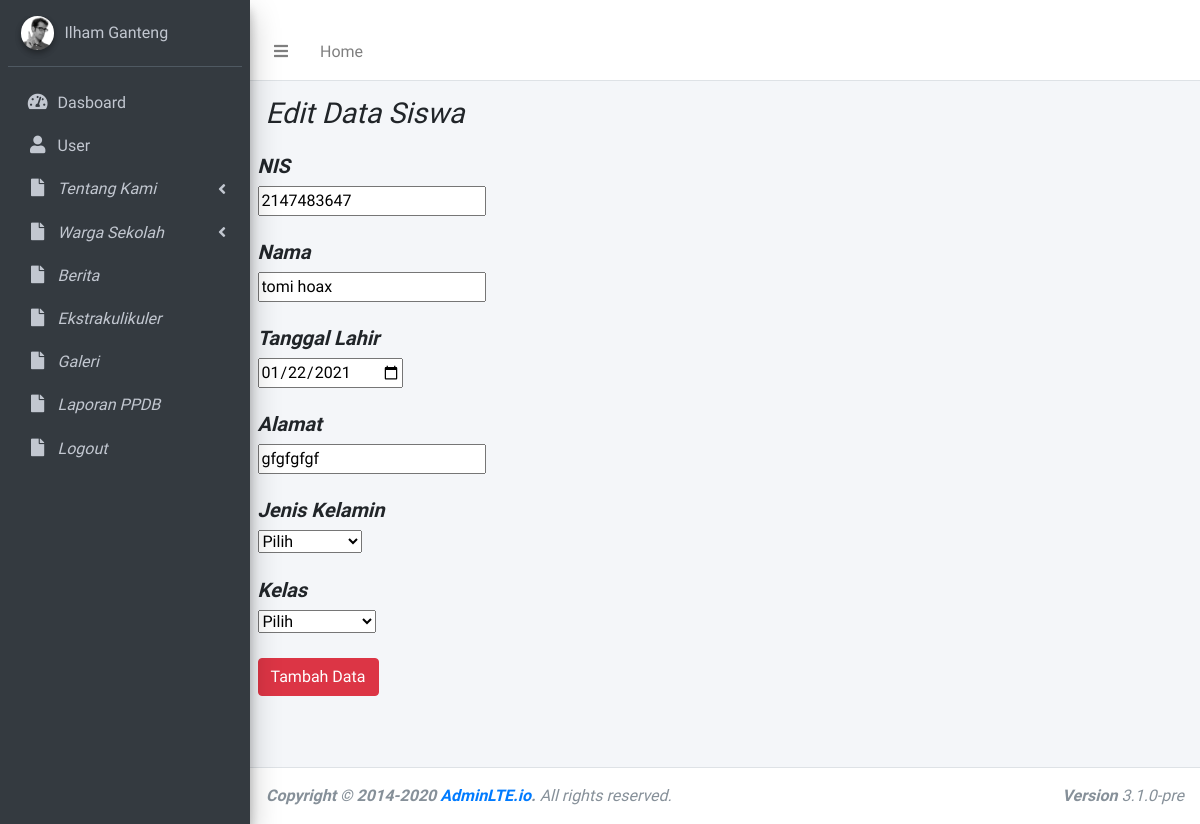
/Data/edit_datasiswa/17, run on the app's committed database.
### tables this page shows
CREATE TABLE `tb_siswa` (
  `id_siswa` int(11) NOT NULL,
  `nis` int(11) NOT NULL,
  `nama` varchar(25) NOT NULL,
  `ttl` date NOT NULL,
  `alamat` varchar(150) NOT NULL,
  `jk` varchar(10) NOT NULL,
  `kelas` varchar(15) NOT NULL
);

### application/controllers/Data.php (called while the page is built, shortened)
<?php
class Data extends CI_Controller
{
	public function edit_datasiswa($id_siswa)
	{
		if (isset($_POST['submit'])) {
			$nis = $this->input->post('nis');
			$nama = htmlspecialchars($this->input->post('nama'));
			$ttl = $this->input->post('ttl');
			$alamat = $this->input->post('alamat');
			$jk = $this->input->post('jk');
			$kelas = $this->input->post('kelas');
			$data = [
				'nis' => $nis,
				'nama' => $nama,
				'ttl'  => $ttl,
				'alamat'  => $alamat,
				'jk'  => $jk,
				'kelas'  => $kelas
			];
			$this->db->where('id_siswa', $this->input->post('id_siswa'));
			$this->db->update('tb_siswa', $data);
			redirect('Data/data_siswa');
		} else {
			$data['judul'] = "Edit Data Siswa";
			$this->load->model('Model_siswa');
			$data['getsiswa'] = $this->Model_siswa->getidsiswa($id_siswa);
			$this->load->view('template/header', $data);
			$this->load->view('template/topbar', $data);
			$this->load->view('template/sidebar', $data);
			$this->load->view('data/edit_datasiswa', $data);
			$this->load->view('template/footer', $data);
		}
	}
}

### index.php (called while the page is built, shortened)
<?php
require_once BASEPATH . 'core/CodeIgniter.php';

### application/models/Model_siswa.php (called while the page is built, shortened)
<?php
class Model_siswa extends CI_Model
{
    public function getidsiswa($id_siswa)
    {
        return $this->db->get_where('tb_siswa', ['id_siswa ' => $id_siswa])->row_array();
    }
}

### application/views/data/edit_datasiswa.php (the view, shortened to what this page needs)
<div class="content-wrapper">
  <div class="content-header">
    <div class="container-fluid">
      <div class="row mb-2">
        <div class="col-sm-6">
          <h1 class="m-0 ">Edit Data Siswa</h1>
        </div>
        <div class="col-sm-6">
        </div>
      </div>
    </div>
  </div>
  <section class="content">
    <div class="container-fluid">
      <form action="" method="POST">
        <h5 class="font-weight-bold">NIS</h5>
        <input type="text" name="nis" placeholder="NIS" value="<?= $getsiswa['nis'];   ?>">
        <br>
        <br>
        <h5 class="font-weight-bold">Nama</h5>
        <input type="text" name="nama" placeholder="NAMA" value="<?= $getsiswa['nama'];  ?>">
        <br>
        <br>
        <h5 class="font-weight-bold">Tanggal Lahir</h5>
        <input type="date" name="ttl" placeholder="TTL" value="<?= $getsiswa['ttl'];  ?>">
        <br>
        <br>
        <h5 class="font-weight-bold">Alamat</h5>
        <input type="text" name="alamat" placeholder="ALAMAT" value="<?= $getsiswa['alamat'];  ?>">
        <br>
        <br>
        <h5 class="font-weight-bold">Jenis Kelamin</h5>
        <select name="jk" id="" value="<?= $getsiswa['jk'];  ?>">
          <option value="">Pilih</option>
        </select>
        <br>
        <br>
        <h5 class="font-weight-bold">Kelas</h5>
        <select name="kelas" id="kelas" value="<?= $getsiswa['kelas']; ?>">
          <option value="">Pilih</option>
        </select>
        <br>
        <br>
        <button name="submit" type="submit" class="btn btn-danger">Tambah Data</button>
      </form>
    </div>
  </section>
</div>

### data on the page
tb_siswa: nis "2147483647", nama "tomi hoax", ttl "01/22/2021", alamat "gfgfgfgf"
